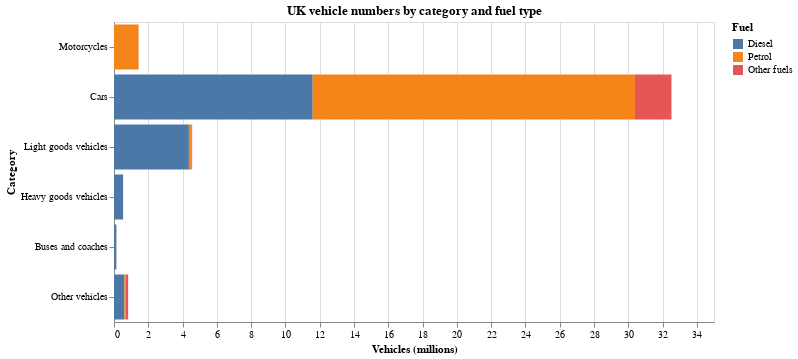

This figure's notebook cell:
### Code cell
chart

### Figure 1 — Vega-Lite specification as saved in the notebook (floating-point values rounded to 4 significant figures)
{"config": {"view": {"continuousWidth": 400, "continuousHeight": 300}}, "data": {"name": "data-9934c26e55b2f15d41c1df0a8f668d2a"}, "mark": "bar", "encoding": {"color": {"field": "Fuel", "sort": ["Diesel", "Petrol", "Other fuels"], "type": "nominal"}, "order": {"field": "color_Fuel_sort_index", "type": "quantitative"}, "tooltip": {"field": "2022 Q3", "format": ",.1f"}, "x": {"field": "2022 Q3", "title": "Vehicles (millions)", "type": "quantitative"}, "y": {"field": "BodyType", "sort": ["Motorcycles", "Cars", "Light goods vehicles", "Heavy goods vehicles"], "title": "Category", "type": "nominal"}}, "height": 300, "title": "UK vehicle numbers by category and fuel type", "width": 600, "$schema": "https://vega.github.io/schema/vega-lite/v4.17.0.json", "datasets": {"data-9934c26e55b2f15d41c1df0a8f668d2a": [{"BodyType": "Buses and coaches", "Fuel": "Diesel", "2022 Q3": 0.1379}, {"BodyType": "Buses and coaches", "Fuel": "Other fuels", "2022 Q3": 0.00238}, {"BodyType": "Buses and coaches", "Fuel": "Petrol", "2022 Q3": 0.003547}, {"BodyType": "Cars", "Fuel": "Diesel", "2022 Q3": 11.59}, {"BodyType": "Cars", "Fuel": "Other fuels", "2022 Q3": 2.129}, {"BodyType": "Cars", "Fuel": "Petrol", "2022 Q3": 18.8}, {"BodyType": "Heavy goods vehicles", "Fuel": "Diesel", "2022 Q3": 0.5275}, {"BodyType": "Heavy goods vehicles", "Fuel": "Other fuels", "2022 Q3": 0.002816}, {"BodyType": "Heavy goods vehicles", "Fuel": "Petrol", "2022 Q3": 0.001815}, {"BodyType": "Light goods vehicles", "Fuel": "Diesel", "2022 Q3": 4.369}, {"BodyType": "Light goods vehicles", "Fuel": "Other fuels", "2022 Q3": 0.0481}, {"BodyType": "Light goods vehicles", "Fuel": "Petrol", "2022 Q3": 0.142}, {"BodyType": "Motorcycles", "Fuel": "Diesel", "2022 Q3": 0.000753}, {"BodyType": "Motorcycles", "Fuel": "Other fuels", "2022 Q3": 0.01283}, {"BodyType": "Motorcycles", "Fuel": "Petrol", "2022 Q3": 1.426}, {"BodyType": "Other vehicles", "Fuel": "Diesel", "2022 Q3": 0.6102}, {"BodyType": "Other vehicles", "Fuel": "Other fuels", "2022 Q3": 0.1328}, {"BodyType": "Other vehicles", "Fuel": "Petrol", "2022 Q3": 0.08246}]}}
